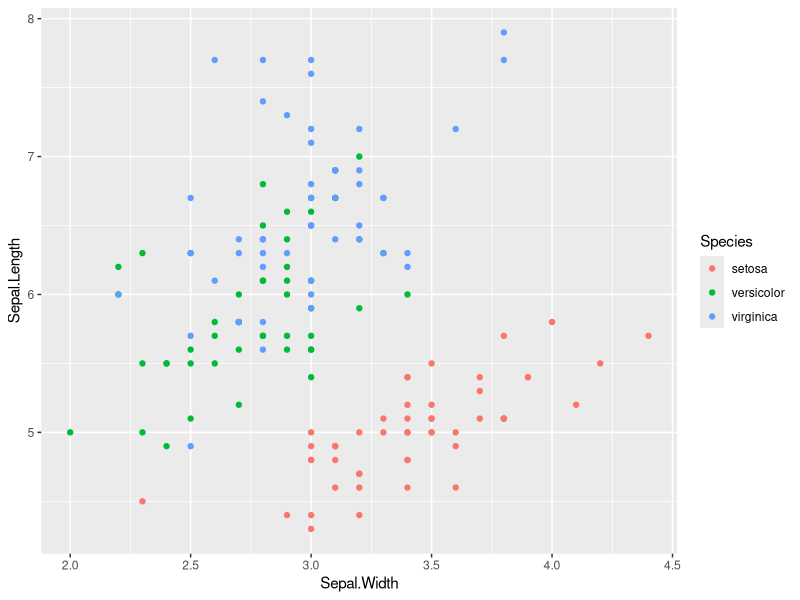
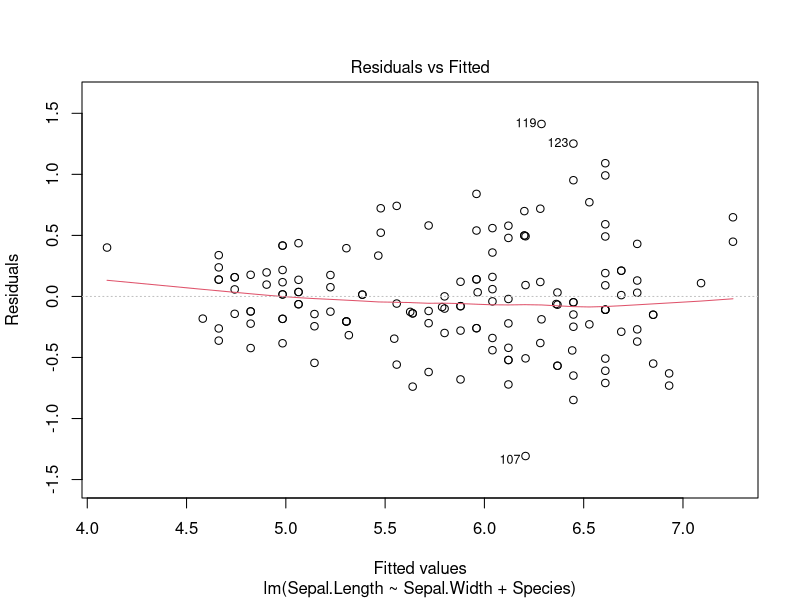
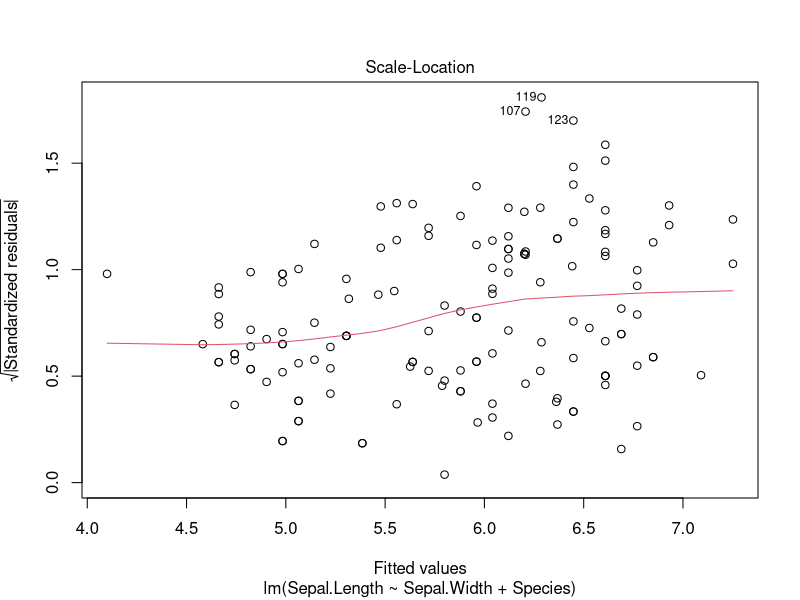
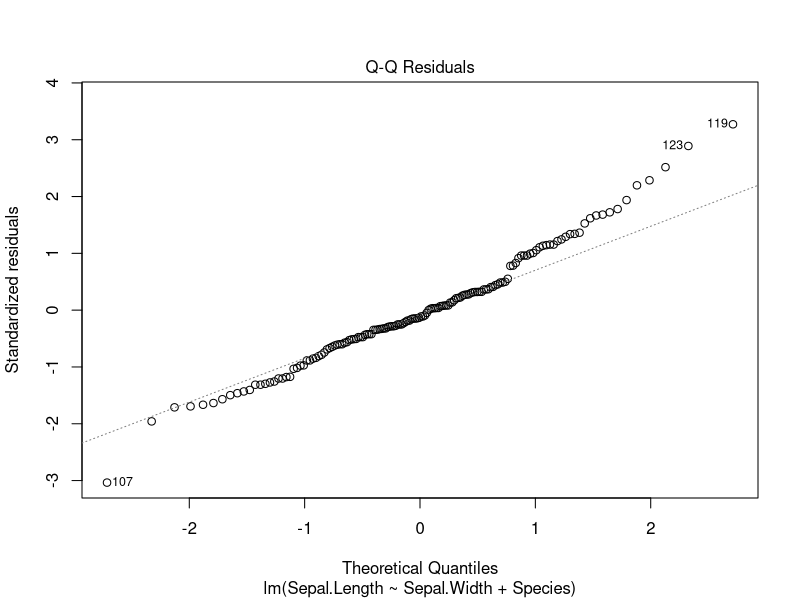
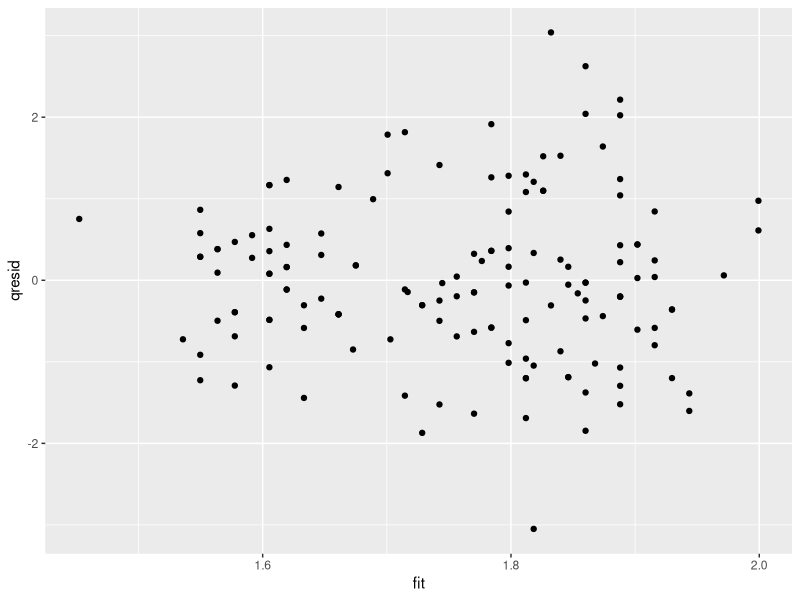
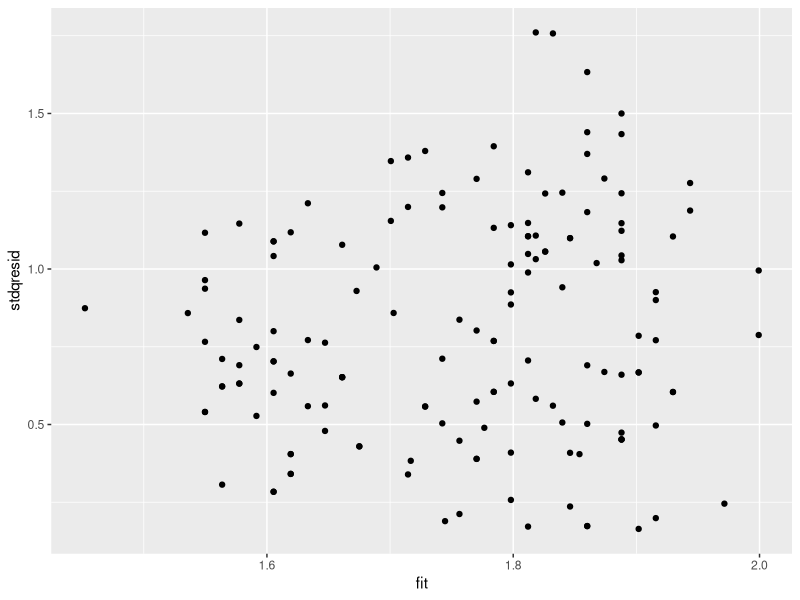
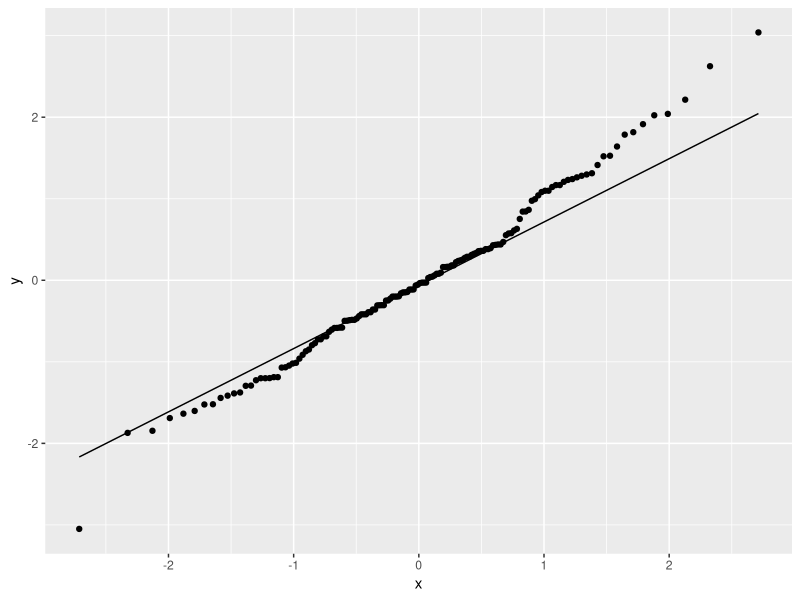
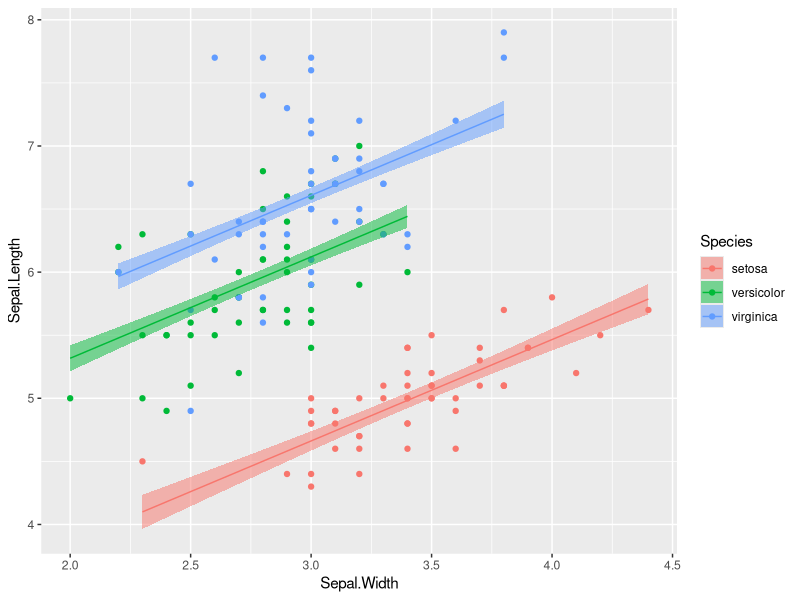

Write R code to recreate these figures, in order.
# 一般化線形モデル
# iris Sepal.Length ~ Sepal.Width * Species モデル解析
# 2024-09-25
# Greg Nishihara
# 

# Read packages
library(tidyverse)
library(emmeans)
library(statmod)

df1 = iris |> as_tibble()
ggplot(df1) + geom_point(aes(x = Sepal.Width, y = Sepal.Length, color = Species))

# Model definitions

m0 = lm(Sepal.Length ~ 1, data = df1)
m1 = lm(Sepal.Length ~ Species, data = df1)
m2 = lm(Sepal.Length ~ Sepal.Width, data = df1)
m3 = lm(Sepal.Length ~ Sepal.Width + Species, data = df1)
m4 = lm(Sepal.Length ~ Sepal.Width * Species, data = df1)
g0 = glm(Sepal.Length ~ 1, data = df1, family = Gamma("log"))
g1 = glm(Sepal.Length ~ Species, data = df1, family = Gamma("log"))
g2 = glm(Sepal.Length ~ Sepal.Width, data = df1, family = Gamma("log"))
g3 = glm(Sepal.Length ~ Sepal.Width + Species, data = df1, family = Gamma("log"))
g4 = glm(Sepal.Length ~ Sepal.Width * Species, data = df1, family = Gamma("log"))

AIC(m0, m1, m2, m3, m4) # Choose model m3
AIC(g0, g1, g2, g3, g4) # Choose model g3

# Diagnostic plots #########################################
# lm() diagnostic plots
plot(m3, which = 1) # Residual vs Fitted
plot(m3, which = 3) # Standardized residuals vs Fitted
plot(m3, which = 2) # QQ plot

# glm() diagnostic plots

df1 = df1 |> 
  mutate(qresid = qresiduals(g3),
         fit = predict(g3)) |> 
  mutate(stdqresid = sqrt(abs(scale(qresid)[,1])))

ggplot(df1) + geom_point(aes(x = fit, y = qresid))
ggplot(df1) + geom_point(aes(x = fit, y = stdqresid))
ggplot(df1) + 
  geom_qq(aes(sample = qresid)) + 
  geom_qq_line(aes(sample = qresid))

# Data and model plot ######################################
pdata = df1 |> 
  group_by(Species) |> 
  expand(Sepal.Width = seq(min(Sepal.Width), 
                           max(Sepal.Width), 
                           length = 21))

tmp1 = predict(m3, newdata = pdata, se.fit = TRUE)
tmp2 = predict(g3, newdata = pdata, se.fit = TRUE)

pdata_m = bind_cols(pdata, tmp1)
pdata_g = bind_cols(pdata, tmp2)


ggplot(df1) + 
  geom_point(aes(x = Sepal.Width, y = Sepal.Length, color = Species)) +
  geom_ribbon(aes(x = Sepal.Width,
                  ymin = fit - se.fit,
                  ymax = fit + se.fit,
                  fill = Species), 
              data = pdata_m,
              alpha = 0.5) +
  geom_line(aes(x = Sepal.Width, y = fit, color = Species),
            data = pdata_m)


ggplot(df1) + 
  geom_point(aes(x = Sepal.Width, y = Sepal.Length, color = Species)) +
  geom_ribbon(aes(x = Sepal.Width,
                  ymin = exp(fit - se.fit),
                  ymax = exp(fit + se.fit),
                  fill = Species), 
              data = pdata_g,
              alpha = 0.5) +
  geom_line(aes(x = Sepal.Width, y = exp(fit), color = Species),
            data = pdata_g)
